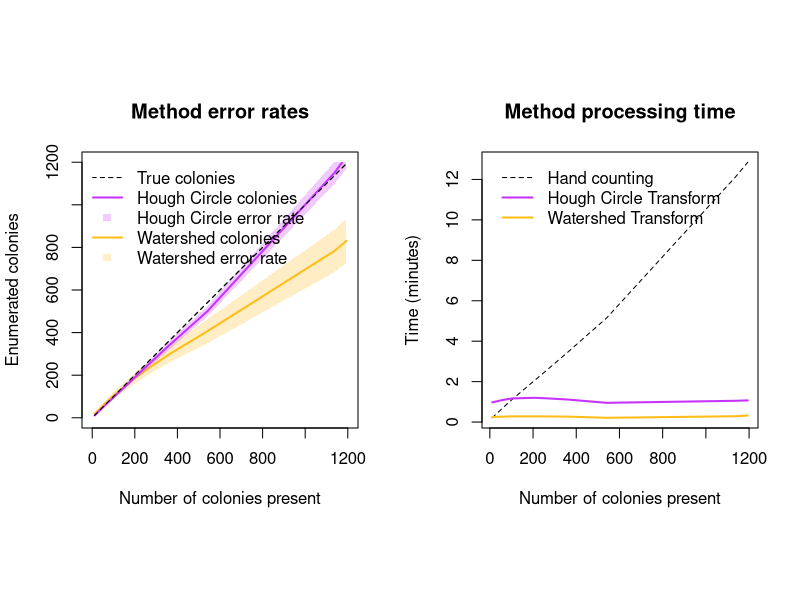

This figure's R source:
# Load data from .csv files
HQHand <- read.csv("data_HQ_hand.csv", header = T)
HQHough <- read.csv("data_HQ_hough.csv", header = T)
HQWater <- read.csv("data_HQ_water.csv", header = T)

# colours to use in plots
purple <- rgb(0.78, 0.2, 1, 1)
purple_soft <- rgb(0.78, 0.2, 1, 0.25)
orange <- rgb(1, 0.74, 0.1, 1)
orange_soft <- rgb(1, 0.74, 0.1, 0.25)

# Convert from seconds to MM:SS.MS format
convert_time <- function(sec) {
  
  min <- 0
  
  while ((sec - 60) >= 0) {
    min = min + 1
    sec = sec - 60
  }
  if ((sec < 10) && (min < 10)) {
    output = sprintf("0%d:0%.2f", min, sec)
  } else if (min < 10) {
    output = sprintf("0%d:%.2f", min, sec)
  } else if (sec < 10) {
    output = sprintf("%d:0%.2f", min, sec)
  }
  
  return(output)
}


# Get accuracy data for Hough Circle method
houghMean <- c(convert_time(mean(HQHough$Time)), sprintf("%.2f", mean(HQHough$Colonies) / mean(HQHand$Colonies)), sprintf("%.2f", mean(HQHough$FalsePos)), sprintf("%.2f", mean(HQHough$FalseNeg)))
houghMin <- c(convert_time(min(HQHough$Time)), sprintf("%.2f", min(HQHough$Colonies / HQHand$Colonies)), min(HQHough$FalsePos), min(HQHough$FalseNeg))
houghMax <- c(convert_time(max(HQHough$Time)), sprintf("%.2f", max(HQHough$Colonies / HQHand$Colonies)), max(HQHough$FalsePos), max(HQHough$FalseNeg))
houghData <- matrix(c(houghMean, houghMin, houghMax), nrow = 3, byrow = TRUE, dimnames = list(c("Mean", "Min", "Max"), c("time", "Accuracy", "FPR", "FNR")))

# Get accuracy data for Watershed method
waterMean <- c(convert_time(mean(HQWater$Time)), sprintf("%.2f", mean(HQWater$Colonies) / mean(HQHand$Colonies)), sprintf("%.2f", mean(HQWater$FalsePos)), sprintf("%.2f", mean(HQWater$FalseNeg)))
waterMin <- c(convert_time(min(HQWater$Time)), sprintf("%.2f", min(HQWater$Colonies / HQHand$Colonies)), min(HQWater$FalsePos), min(HQWater$FalseNeg))
waterMax <- c(convert_time(max(HQWater$Time)), sprintf("%.2f", max(HQWater$Colonies / HQHand$Colonies)), max(HQWater$FalsePos), max(HQWater$FalseNeg))
waterData <- matrix(c(waterMean, waterMin, waterMax), nrow = 3, byrow = TRUE, dimnames = list(c("Mean", "Min", "Max"), c("time", "Accuracy", "FPR", "FNR")))

# Display output matrices
houghData
waterData


# Output image (simple): ====================================================================================================================================================================================

freedom <- 4

tempHand <- HQHand[order(HQHand$Colonies),]
tempHough <- HQHough[order(HQHough$Colonies),]
tempWater <- HQWater[order(HQWater$Colonies),]

trueSpline <- smooth.spline(tempHand$Colonies, tempHand$Colonies, keep.data = FALSE, df = freedom)
trueTimeSpline <- smooth.spline(tempHand$Colonies, tempHand$Time/60, keep.data = FALSE, df = freedom)

waterSpline <- smooth.spline(tempHand$Colonies, tempWater$Colonies, keep.data = FALSE, df = freedom)
waterSplineUpper <- smooth.spline(tempHand$Colonies, tempWater$Colonies+(tempWater$FalsePos+tempWater$FalseNeg), keep.data = FALSE, df = freedom)
waterSplineLower <- smooth.spline(tempHand$Colonies, tempWater$Colonies-(tempWater$FalsePos+tempWater$FalseNeg), keep.data = FALSE, df = freedom)

houghSpline <- smooth.spline(tempHand$Colonies, tempHough$Colonies, keep.data = FALSE, df = freedom)
houghSplineUpper <- smooth.spline(tempHand$Colonies, tempHough$Colonies+(tempHough$FalsePos+tempHough$FalseNeg), keep.data = FALSE, df = freedom)
houghSplineLower <- smooth.spline(tempHand$Colonies, tempHough$Colonies-(tempHough$FalsePos+tempHough$FalseNeg), keep.data = FALSE, df = freedom)

svg("images/control_data.svg", width = 10, height = 6)

layout(matrix(c(1,2), 1, 2, byrow = TRUE))

# make plot square
par(pty="s")

# ERROR RATES: =====================================================================
plot(tempHand$Colonies, tempHand$Colonies, type = "l", lty = 2, xlim = c(0, 1200), ylim = c(0, 1200), main = "Method error rates", xlab = "Number of colonies present", ylab = "Enumerated colonies")

# limit lines between 0 - 1200
clip(min(0), max(1200), min(0), max(1200))

# WATERSHED TRANSFORM: =================================================
# error rate:
polygon(c(0, waterSplineUpper$x, max(waterSplineUpper$x), rev(waterSplineLower$x)), c(min(waterSplineUpper$y), waterSplineUpper$y, max(waterSplineUpper$y), rev(waterSplineLower$y)), col = orange_soft, border = NA)
# colonies counted:
lines(waterSpline, lwd = 2, col = orange)

# HOUGH CIRCLE TRANSFORM: =================================================
# error rate:
polygon(c(0, houghSplineUpper$x, max(houghSplineUpper$x), rev(houghSplineLower$x)), c(min(houghSplineUpper$y), houghSplineUpper$y, max(houghSplineUpper$y), rev(houghSplineLower$y)), col = purple_soft, border = NA)
# colonies counted:
lines(houghSpline, lwd = 2, col = purple)

# "True" number of colonies
lines(trueSpline, lty = 2)

# Legend
legend("topleft", inset = 0.02, bty = "n", col = c(rgb(0, 0, 0, 1), purple, purple_soft, orange, orange_soft), lwd = c(1, 2, NA, 2, NA), lty = c(2, 1, NA, 1, NA), pch = c(NA, NA, 15, NA, 15), legend = c("True colonies", "Hough Circle colonies", "Hough Circle error rate", "Watershed colonies", "Watershed error rate"))


# TIME TAKEN: =====================================================================
plot(trueTimeSpline, type = "l", lty = 2, main = "Method processing time", xlab = "Number of colonies present", ylab = "Time (minutes)")

clip(min(0), max(1200), min(0), max(tempHand$Time)/60)

lines(smooth.spline(tempHand$Colonies, tempWater$Time/60, keep.data = FALSE, df = freedom), lwd = 2, col = orange)
lines(smooth.spline(tempHand$Colonies, tempHough$Time/60, keep.data = FALSE, df = freedom), lwd = 2, col = purple)

legend("topleft", inset = 0.02, bty = "n", col = c(rgb(0, 0, 0, 1), purple, orange), lwd = c(1, 2, 2), lty = c(2, 1, 1), legend = c("Hand counting", "Hough Circle Transform", "Watershed Transform"))

# 3. Close the file
dev.off()
